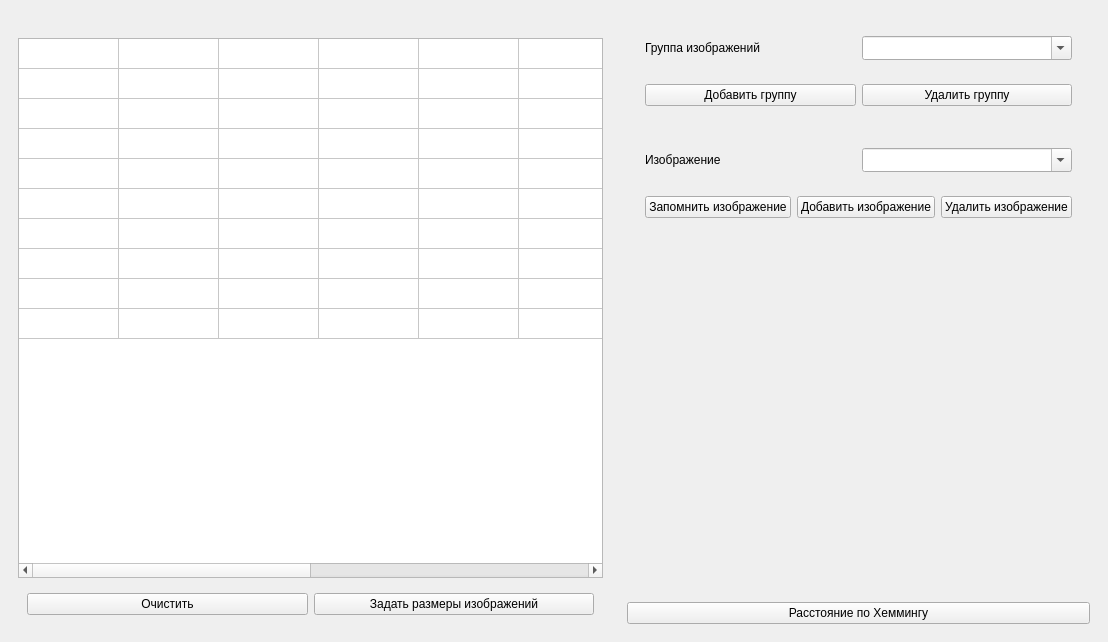
<?xml version="1.0" encoding="UTF-8"?>
<ui version="4.0">
 <class>MainWindow</class>
 <widget class="QMainWindow" name="MainWindow">
  <property name="geometry">
   <rect>
    <x>0</x>
    <y>0</y>
    <width>1108</width>
    <height>642</height>
   </rect>
  </property>
  <property name="sizePolicy">
   <sizepolicy hsizetype="Maximum" vsizetype="Preferred">
    <horstretch>0</horstretch>
    <verstretch>0</verstretch>
   </sizepolicy>
  </property>
  <property name="windowTitle">
   <string>Бойчук Илья. Нейронные сети. Лаб 8. Обучение</string>
  </property>
  <widget class="QWidget" name="centralwidget">
   <layout class="QHBoxLayout" name="horizontalLayout_6">
    <item>
     <widget class="QWidget" name="widget_9" native="true">
      <layout class="QVBoxLayout" name="verticalLayout_4">
       <item>
        <widget class="QLabel" name="imageInfo">
         <property name="text">
          <string/>
         </property>
        </widget>
       </item>
       <item>
        <widget class="QTableWidget" name="table">
         <property name="verticalScrollBarPolicy">
          <enum>Qt::ScrollBarAsNeeded</enum>
         </property>
         <property name="horizontalScrollBarPolicy">
          <enum>Qt::ScrollBarAsNeeded</enum>
         </property>
         <property name="sizeAdjustPolicy">
          <enum>QAbstractScrollArea::AdjustIgnored</enum>
         </property>
         <property name="editTriggers">
          <set>QAbstractItemView::AnyKeyPressed|QAbstractItemView::EditKeyPressed|QAbstractItemView::SelectedClicked</set>
         </property>
         <property name="selectionMode">
          <enum>QAbstractItemView::SingleSelection</enum>
         </property>
         <property name="verticalScrollMode">
          <enum>QAbstractItemView::ScrollPerItem</enum>
         </property>
         <property name="rowCount">
          <number>10</number>
         </property>
         <property name="columnCount">
          <number>10</number>
         </property>
         <attribute name="horizontalHeaderVisible">
          <bool>false</bool>
         </attribute>
         <attribute name="horizontalHeaderCascadingSectionResizes">
          <bool>false</bool>
         </attribute>
         <attribute name="horizontalHeaderStretchLastSection">
          <bool>false</bool>
         </attribute>
         <attribute name="verticalHeaderVisible">
          <bool>false</bool>
         </attribute>
         <attribute name="verticalHeaderStretchLastSection">
          <bool>false</bool>
         </attribute>
         <row/>
         <row/>
         <row/>
         <row/>
         <row/>
         <row/>
         <row/>
         <row/>
         <row/>
         <row/>
         <column/>
         <column/>
         <column/>
         <column/>
         <column/>
         <column/>
         <column/>
         <column/>
         <column/>
         <column/>
        </widget>
       </item>
       <item>
        <widget class="QWidget" name="widget_10" native="true">
         <layout class="QHBoxLayout" name="horizontalLayout_7">
          <item>
           <widget class="QPushButton" name="clear">
            <property name="text">
             <string>Очистить</string>
            </property>
           </widget>
          </item>
          <item>
           <widget class="QPushButton" name="setImageSize">
            <property name="text">
             <string>Задать размеры изображений</string>
            </property>
           </widget>
          </item>
         </layout>
        </widget>
       </item>
      </layout>
     </widget>
    </item>
    <item>
     <widget class="QWidget" name="widget_7" native="true">
      <layout class="QVBoxLayout" name="verticalLayout_6">
       <item>
        <widget class="QWidget" name="widget_group" native="true">
         <property name="enabled">
          <bool>true</bool>
         </property>
         <layout class="QVBoxLayout" name="verticalLayout_2">
          <item>
           <widget class="QWidget" name="widget_2" native="true">
            <layout class="QHBoxLayout" name="horizontalLayout">
             <item>
              <widget class="QLabel" name="label">
               <property name="text">
                <string>Группа изображений</string>
               </property>
              </widget>
             </item>
             <item>
              <widget class="QComboBox" name="imageGroup">
               <property name="editable">
                <bool>true</bool>
               </property>
               <property name="insertPolicy">
                <enum>QComboBox::InsertAtCurrent</enum>
               </property>
               <property name="sizeAdjustPolicy">
                <enum>QComboBox::AdjustToMinimumContentsLengthWithIcon</enum>
               </property>
              </widget>
             </item>
            </layout>
           </widget>
          </item>
          <item>
           <widget class="QWidget" name="widget_4" native="true">
            <layout class="QHBoxLayout" name="horizontalLayout_4">
             <item>
              <widget class="QPushButton" name="addGroup">
               <property name="text">
                <string>Добавить группу</string>
               </property>
              </widget>
             </item>
             <item>
              <widget class="QPushButton" name="removeGroup">
               <property name="text">
                <string>Удалить группу</string>
               </property>
              </widget>
             </item>
            </layout>
           </widget>
          </item>
         </layout>
        </widget>
       </item>
       <item>
        <widget class="QWidget" name="widget_image" native="true">
         <layout class="QVBoxLayout" name="verticalLayout">
          <item>
           <widget class="QWidget" name="widget_5" native="true">
            <layout class="QHBoxLayout" name="horizontalLayout_3">
             <item>
              <widget class="QLabel" name="label_5">
               <property name="sizePolicy">
                <sizepolicy hsizetype="Preferred" vsizetype="Preferred">
                 <horstretch>0</horstretch>
                 <verstretch>0</verstretch>
                </sizepolicy>
               </property>
               <property name="text">
                <string>Изображение</string>
               </property>
              </widget>
             </item>
             <item>
              <widget class="QComboBox" name="image">
               <property name="editable">
                <bool>true</bool>
               </property>
               <property name="insertPolicy">
                <enum>QComboBox::InsertAtCurrent</enum>
               </property>
               <property name="sizeAdjustPolicy">
                <enum>QComboBox::AdjustToMinimumContentsLengthWithIcon</enum>
               </property>
              </widget>
             </item>
            </layout>
           </widget>
          </item>
          <item>
           <widget class="QWidget" name="widget" native="true">
            <layout class="QHBoxLayout" name="horizontalLayout_2">
             <item>
              <widget class="QPushButton" name="saveImage">
               <property name="text">
                <string>Запомнить изображение</string>
               </property>
              </widget>
             </item>
             <item>
              <widget class="QPushButton" name="addImage">
               <property name="text">
                <string>Добавить изображение</string>
               </property>
              </widget>
             </item>
             <item>
              <widget class="QPushButton" name="removeImage">
               <property name="text">
                <string>Удалить изображение</string>
               </property>
              </widget>
             </item>
            </layout>
           </widget>
          </item>
         </layout>
        </widget>
       </item>
       <item>
        <spacer name="verticalSpacer_2">
         <property name="orientation">
          <enum>Qt::Vertical</enum>
         </property>
         <property name="sizeHint" stdset="0">
          <size>
           <width>20</width>
           <height>40</height>
          </size>
         </property>
        </spacer>
       </item>
       <item>
        <widget class="QPushButton" name="hemming">
         <property name="text">
          <string>Расстояние по Хеммингу</string>
         </property>
        </widget>
       </item>
      </layout>
     </widget>
    </item>
   </layout>
  </widget>
 </widget>
 <resources/>
 <connections/>
</ui>
